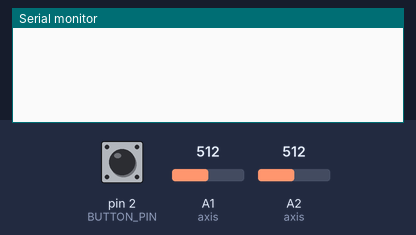
The sketch below on a simulated SparkFun Pro Micro, built with avr-gcc and run on an emulated ATmega32U4. Shown: the last lines printed to the serial monitor. The inputs (shaded band) are chosen by the test bench; at power-on: pin 2 (BUTTON_PIN) HIGH, A1 (axis) = 512, A2 (axis) = 512. Random numbers use the default seed unless the sketch sets one; USB keyboard and mouse output is not drawn.

Above: at 1.2 s.
1.3 s: pin 2 (BUTTON_PIN) pulled LOW for 0.15 s
At 2.2 s:
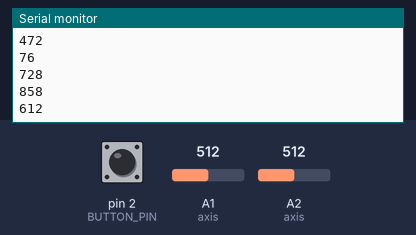
3.1 s: pin 2 (BUTTON_PIN) pulled LOW for 1 s
At 4.0 s:
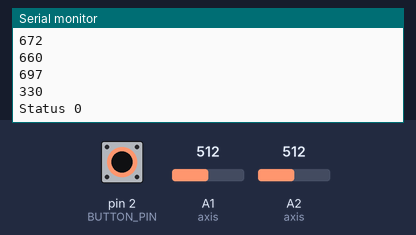
Timing chart, 0 to 6.1 s (numbered marks = the images above; inputs shaded):
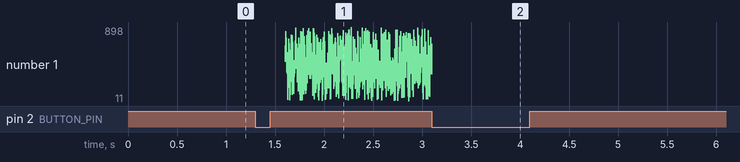

Measured:
- after the input at 1.3 s, the serial monitor: prints a new line after 0.30 s (image 1)

The sketch:

Arno-Dubel.ino
```cpp
// Board Arduino Pro Micro
// 16.000 MHz
// Board: Arduino Micro, hatte auch mit Arduino Leonardo funktioniert.
// Das Programm bewegt die Maus von Pixel 10 bis Pixel 900 mit einer Random-Zahl.
// Beim Programmieren verändert sich regelmäßig der Com-Port.
// //
// Auf Pin 2 (D2) ist ein Eingang mit eingeschaltetem internem Pull-UP Widerstand.
// Wird Pin 2 auf GND gelegt wechselt der Zustand AnAus und die Maus wird bewegt oder nicht bewegt.
// //
// Einzustellen ist als Board
// Board: Arduino Micro
// Port: Com xx (Arduino Micro)
// Programmer: AVR ISP


#include <Mouse.h>
#define BUTTON_PIN 2

const int xAxis = A1;         //analog sensor for X axis
const int yAxis = A2;         // analog sensor for Y axis

int range = 12;               // output range of X or Y movement
int responseDelay = 2;        // response delay of the mouse, in ms
int threshold = range / 4;    // resting threshold
int center = range / 2;       // resting position value
int minima[] = {1023, 1023};  // actual analogRead minima for {x, y}
int maxima[] = {0, 0};        // actual analogRead maxima for {x, y}
int axis[] = {xAxis, yAxis};  // pin numbers for {x, y}
int mouseReading[2];          // final mouse readings for {x, y}
bool AnAus = false;
bool LetzterStatusTaster = false;


long randNumberx;
long randNumbery;

void setup() {
  pinMode(BUTTON_PIN, INPUT_PULLUP);
  Mouse.begin();
  Serial.begin(9600);
  randomSeed(analogRead(0));
}

void loop() {

bool  StatusTaster = digitalRead(BUTTON_PIN);


    // Prüfen, ob eine fallende Flanke erkannt wird
    if (LetzterStatusTaster == HIGH && StatusTaster == LOW) {
        delay(300);  // Entprellzeit
        //StatusTaster = digitalRead(buttonPin); // Erneutes Lesen zum Absichern
            AnAus = !AnAus;  // LED-Zustand umschalten
        //    digitalWrite(ledPin, ledState);
        Serial.print("Status ");
        Serial.println(AnAus);

    }

    LetzterStatusTaster = StatusTaster;  // Speichern des aktuellen Zustands

  if(AnAus)                       {
  // make random numbers
  randNumberx = random(10, 900);
  randNumbery = random(10, 900);
  // read and scale the two axes:
  int xReading = readAxis(0);
  int yReading = readAxis(1);

  // move the mouse:
  Mouse.move(randNumberx, randNumbery, 0);
  delay(responseDelay);
  Serial.println(randNumberx);
  }
}

/*
  reads an axis (0 or 1 for x or y) and scales the
  analog input range to a range from 0 to <range>
*/

int readAxis(int axisNumber) {
  int distance = 0; // distance from center of the output range

  // read the analog input:
  int reading = analogRead(axis[axisNumber]);

  // of the current reading exceeds the max or min for this axis,
  // reset the max or min:
  if (reading < minima[axisNumber]) {
    minima[axisNumber] = reading;
  }
  if (reading > maxima[axisNumber]) {
    maxima[axisNumber] = reading;
  }

  // map the reading from the analog input range to the output range:
  reading = map(reading, minima[axisNumber], maxima[axisNumber], 0, range);

  // if the output reading is outside from the
  // rest position threshold,  use it:
  if (abs(reading - center) > threshold) {
    distance = (reading - center);
  }

  // the Y axis needs to be inverted in order to
  // map the movemment correctly:
  if (axisNumber == 1) {
    distance = -distance;
  }

  // return the distance for this axis:
  return distance;
}
```
